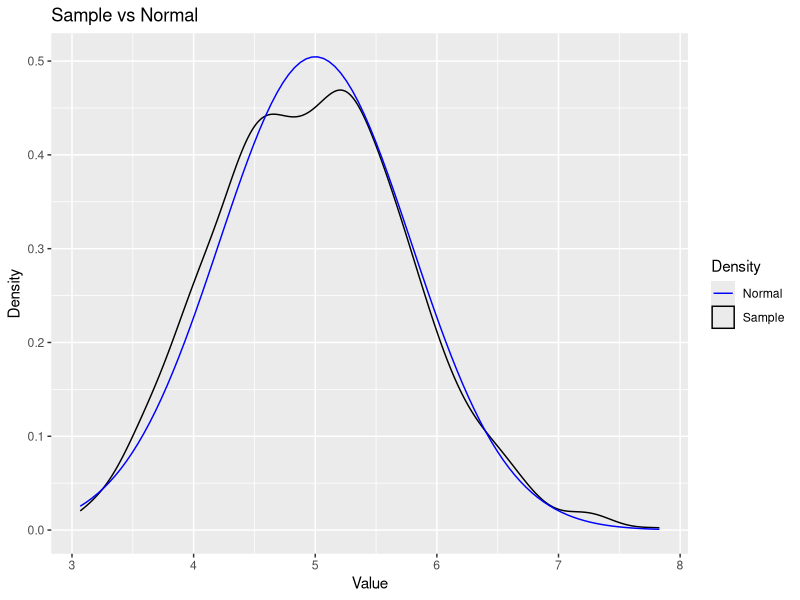
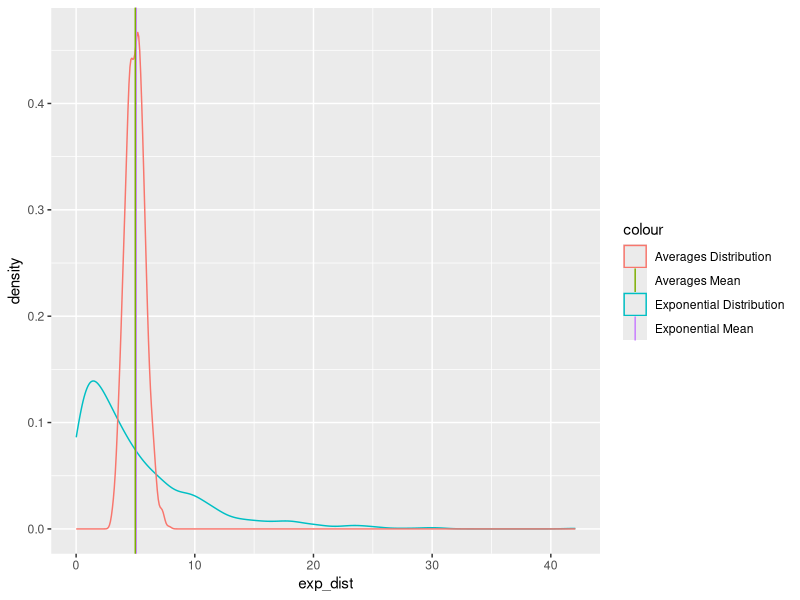

Write R code to recreate these figures, in order.
## ---- chunk 1
knitr::opts_chunk$set(echo = TRUE)
## ---- chunk 2
exp_avg <- vector("numeric",1000)
for(i in 1:1000){
        exp_avg[i]<-sum(rexp(40,0.2))/40
}
exp_mean<-exp_sd<-5
exp_var<-25
exp_sample_mean<-mean(exp_avg)
exp_sample_sd<-sd(exp_avg)
exp_sample_var<-var(exp_avg)
cat("Difference of means: ",exp_mean-exp_sample_mean)
cat("Difference of standard deviations: ",exp_sd-exp_sample_sd*sqrt(40))
cat("Difference of variances: ",exp_var-exp_sample_var*40)
## ---- chunk 3
library(ggplot2)
ggplot()+geom_density(aes(exp_avg,colour="Sample"), )+
        stat_function(fun=dnorm, 
        args=list(mean=exp_mean,sd=exp_sd/sqrt(40)), aes(colour="Normal"))+
        scale_color_manual("Density", values=c("blue","black"))+
        labs(title="Sample vs Normal", x="Value", y="Density")
## ---- chunk 4
exp_dist<-rexp(1000,0.2)
ggplot()+geom_density(aes(exp_dist, colour="Exponential Distribution"))+
        geom_density(aes(exp_avg, colour="Averages Distribution"))+
        geom_vline(aes(xintercept=mean(exp_dist),colour="Exponential Mean"))+
        geom_vline(aes(xintercept=mean(exp_avg),colour="Averages Mean"))
